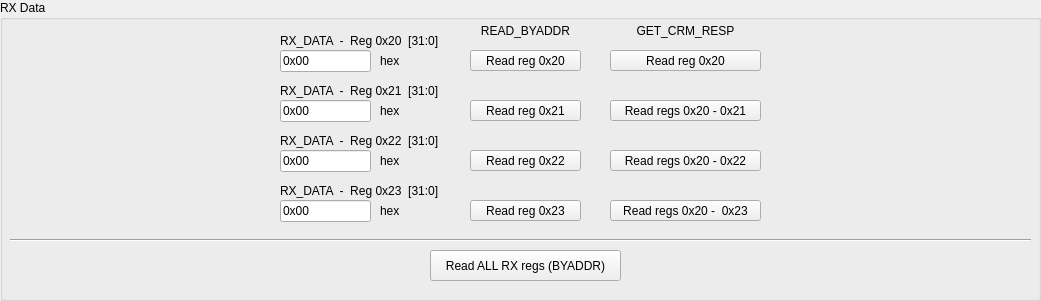
    <widget class="QGroupBox" name="groupBox_6">
     <property name="geometry">
      <rect>
       <x>10</x>
       <y>350</y>
       <width>1041</width>
       <height>301</height>
      </rect>
     </property>
     <property name="title">
      <string>RX Data</string>
     </property>
     <property name="checkable">
      <bool>false</bool>
     </property>
     <widget class="CustomControls::PushButton" name="pushButton_37">
      <property name="geometry">
       <rect>
        <x>610</x>
        <y>50</y>
        <width>151</width>
        <height>21</height>
       </rect>
      </property>
      <property name="accessibleName">
       <string>GetCRMResp(REGX20)</string>
      </property>
      <property name="text">
       <string>Read reg 0x20</string>
      </property>
     </widget>
     <widget class="QLabel" name="label_114">
      <property name="geometry">
       <rect>
        <x>380</x>
        <y>50</y>
        <width>51</width>
        <height>21</height>
       </rect>
      </property>
      <property name="text">
       <string>hex</string>
      </property>
     </widget>
     <widget class="QLabel" name="label_115">
      <property name="geometry">
       <rect>
        <x>280</x>
        <y>30</y>
        <width>171</width>
        <height>21</height>
       </rect>
      </property>
      <property name="text">
       <string>RX_DATA  -  Reg 0x20  [31:0]</string>
      </property>
     </widget>
     <widget class="CustomControls::LineEdit" name="lineEdit_55">
      <property name="geometry">
       <rect>
        <x>280</x>
        <y>50</y>
        <width>91</width>
        <height>22</height>
       </rect>
      </property>
      <property name="accessibleName">
       <string>REGX20[DATA]</string>
      </property>
      <property name="text">
       <string>0x00</string>
      </property>
     </widget>
     <widget class="Line" name="line_10">
      <property name="geometry">
       <rect>
        <x>10</x>
        <y>230</y>
        <width>1021</width>
        <height>21</height>
       </rect>
      </property>
      <property name="orientation">
       <enum>Qt::Horizontal</enum>
      </property>
     </widget>
     <widget class="CustomControls::PushButton" name="pushButton_42">
      <property name="geometry">
       <rect>
        <x>430</x>
        <y>250</y>
        <width>191</width>
        <height>31</height>
       </rect>
      </property>
      <property name="accessibleName">
       <string>GetCRMResp()</string>
      </property>
      <property name="text">
       <string>Read ALL RX regs (BYADDR)</string>
      </property>
     </widget>
     <widget class="QLabel" name="label_116">
      <property name="geometry">
       <rect>
        <x>380</x>
        <y>100</y>
        <width>51</width>
        <height>21</height>
       </rect>
      </property>
      <property name="text">
       <string>hex</string>
      </property>
     </widget>
     <widget class="QLabel" name="label_117">
      <property name="geometry">
       <rect>
        <x>280</x>
        <y>80</y>
        <width>231</width>
        <height>21</height>
       </rect>
      </property>
      <property name="text">
       <string>RX_DATA  -  Reg 0x21  [31:0]</string>
      </property>
     </widget>
     <widget class="CustomControls::LineEdit" name="lineEdit_56">
      <property name="geometry">
       <rect>
        <x>280</x>
        <y>100</y>
        <width>91</width>
        <height>22</height>
       </rect>
      </property>
      <property name="accessibleName">
       <string>REGX21[DATA]</string>
      </property>
      <property name="text">
       <string>0x00</string>
      </property>
     </widget>
     <widget class="QLabel" name="label_118">
      <property name="geometry">
       <rect>
        <x>380</x>
        <y>150</y>
        <width>51</width>
        <height>21</height>
       </rect>
      </property>
      <property name="text">
       <string>hex</string>
      </property>
     </widget>
     <widget class="QLabel" name="label_119">
      <property name="geometry">
       <rect>
        <x>280</x>
        <y>130</y>
        <width>231</width>
        <height>21</height>
       </rect>
      </property>
      <property name="text">
       <string>RX_DATA  -  Reg 0x22  [31:0]</string>
      </property>
     </widget>
     <widget class="CustomControls::LineEdit" name="lineEdit_57">
      <property name="geometry">
       <rect>
        <x>280</x>
        <y>150</y>
        <width>91</width>
        <height>22</height>
       </rect>
      </property>
      <property name="accessibleName">
       <string>REGX22[DATA]</string>
      </property>
      <property name="text">
       <string>0x00</string>
      </property>
     </widget>
     <widget class="QLabel" name="label_121">
      <property name="geometry">
       <rect>
        <x>380</x>
        <y>200</y>
        <width>51</width>
        <height>21</height>
       </rect>
      </property>
      <property name="text">
       <string>hex</string>
      </property>
     </widget>
     <widget class="QLabel" name="label_122">
      <property name="geometry">
       <rect>
        <x>280</x>
        <y>180</y>
        <width>241</width>
        <height>21</height>
       </rect>
      </property>
      <property name="text">
       <string>RX_DATA  -  Reg 0x23  [31:0]</string>
      </property>
     </widget>
     <widget class="CustomControls::LineEdit" name="lineEdit_58">
      <property name="geometry">
       <rect>
        <x>280</x>
        <y>200</y>
        <width>91</width>
        <height>22</height>
       </rect>
      </property>
      <property name="accessibleName">
       <string>REGX23[DATA]</string>
      </property>
      <property name="text">
       <string>0x00</string>
      </property>
     </widget>
     <widget class="CustomControls::PushButton" name="pushButton_41">
      <property name="geometry">
       <rect>
        <x>610</x>
        <y>100</y>
        <width>151</width>
        <height>21</height>
       </rect>
      </property>
      <property name="accessibleName">
       <string>GetCRMResp(REGX20-REGX21)</string>
      </property>
      <property name="text">
       <string>Read regs 0x20 - 0x21</string>
      </property>
     </widget>
     <widget class="CustomControls::PushButton" name="pushButton_43">
      <property name="geometry">
       <rect>
        <x>610</x>
        <y>150</y>
        <width>151</width>
        <height>21</height>
       </rect>
      </property>
      <property name="accessibleName">
       <string>GetCRMResp(REGX20-REGX22)</string>
      </property>
      <property name="text">
       <string>Read regs 0x20 - 0x22</string>
      </property>
     </widget>
     <widget class="CustomControls::PushButton" name="pushButton_44">
      <property name="geometry">
       <rect>
        <x>610</x>
        <y>200</y>
        <width>151</width>
        <height>21</height>
       </rect>
      </property>
      <property name="accessibleName">
       <string>GetCRMResp(REGX20-REGX23)</string>
      </property>
      <property name="text">
       <string>Read regs 0x20 -  0x23</string>
      </property>
     </widget>
     <widget class="CustomControls::PushButton" name="pushButton_45">
      <property name="geometry">
       <rect>
        <x>470</x>
        <y>50</y>
        <width>111</width>
        <height>21</height>
       </rect>
      </property>
      <property name="accessibleName">
       <string>ReadREGX(REGX20)</string>
      </property>
      <property name="text">
       <string>Read reg 0x20</string>
      </property>
     </widget>
     <widget class="CustomControls::PushButton" name="pushButton_46">
      <property name="geometry">
       <rect>
        <x>470</x>
        <y>100</y>
        <width>111</width>
        <height>21</height>
       </rect>
      </property>
      <property name="accessibleName">
       <string>ReadREGX(REGX21)</string>
      </property>
      <property name="text">
       <string>Read reg 0x21</string>
      </property>
     </widget>
     <widget class="CustomControls::PushButton" name="pushButton_47">
      <property name="geometry">
       <rect>
        <x>470</x>
        <y>150</y>
        <width>111</width>
        <height>21</height>
       </rect>
      </property>
      <property name="accessibleName">
       <string>ReadREGX(REGX22)</string>
      </property>
      <property name="text">
       <string>Read reg 0x22</string>
      </property>
     </widget>
     <widget class="CustomControls::PushButton" name="pushButton_48">
      <property name="geometry">
       <rect>
        <x>470</x>
        <y>200</y>
        <width>111</width>
        <height>21</height>
       </rect>
      </property>
      <property name="accessibleName">
       <string>ReadREGX(REGX23)</string>
      </property>
      <property name="text">
       <string>Read reg 0x23</string>
      </property>
     </widget>
     <widget class="QLabel" name="label_123">
      <property name="geometry">
       <rect>
        <x>470</x>
        <y>20</y>
        <width>111</width>
        <height>21</height>
       </rect>
      </property>
      <property name="text">
       <string>READ_BYADDR</string>
      </property>
      <property name="alignment">
       <set>Qt::AlignCenter</set>
      </property>
     </widget>
     <widget class="QLabel" name="label_124">
      <property name="geometry">
       <rect>
        <x>610</x>
        <y>20</y>
        <width>151</width>
        <height>21</height>
       </rect>
      </property>
      <property name="text">
       <string>GET_CRM_RESP</string>
      </property>
      <property name="alignment">
       <set>Qt::AlignCenter</set>
      </property>
     </widget>
    </widget>
